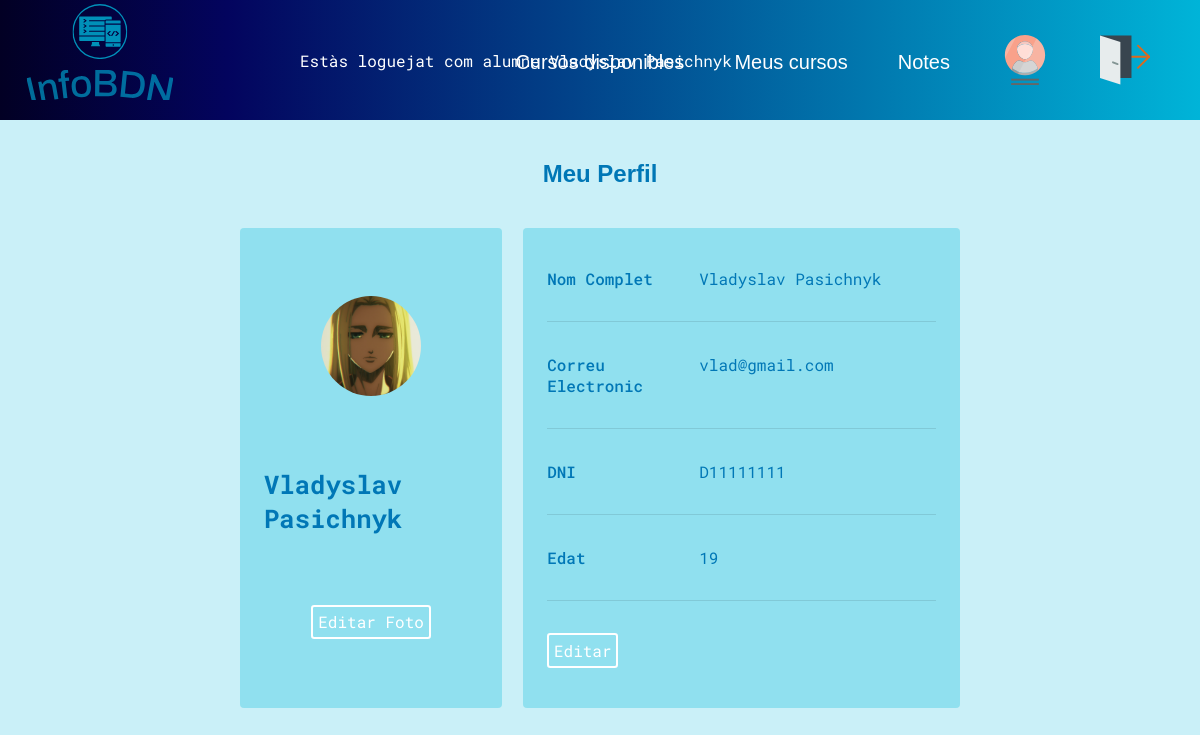
/InfoBDN/meu_perfil.php (signed in), run on the app's committed database.
### tables this page shows
CREATE TABLE `alumnes` (
  `DNI` varchar(12) NOT NULL,
  `Nom` varchar(20) NOT NULL,
  `Cognoms` varchar(20) NOT NULL,
  `Edat` int(3) NOT NULL,
  `Foto` varchar(255) NOT NULL,
  `Mail` varchar(55) NOT NULL,
  `password` varchar(100) NOT NULL
);

### InfoBDN/meu_perfil.php (the view, shortened to what this page needs)
<!DOCTYPE html>
<html lang="ca">
<head>
    <link rel="stylesheet" href="style.css">
</head>
<body>
    <?php
    include "functions.php";
    if (isset($_SESSION["email"]) && ($_SESSION["role"] == "prof" || $_SESSION["role"] == "alum")) {
        $bddcon = getBddConn();
        $email = $_SESSION['email'];
        if ($_SESSION['role'] == 'alum') {
            $table = 'alumnes';
        } elseif ($_SESSION['role'] == 'prof') {
            $table = 'professor';
        }
        $sql = "SELECT * FROM $table WHERE Mail like '$email'";
        $consulta = mysqli_query($bddcon, $sql);
        $perfil = mysqli_fetch_assoc($consulta);
        if ($_SESSION['role'] == 'alum') {
            displayMenuAlumn();
        } elseif ($_SESSION['role'] == 'prof') {
            displayMenuProf();
        }
        $foto = $perfil['Foto'];
        echo "<h1 class='pageTitles'>Meu Perfil</h1>
        <div class='profileContent'>
            <div class='profilePhoto'>
                <img class='roundProfilePhoto' src='$foto'>
                <p class='profileName'>" . $perfil['Nom'] . " " . $perfil['Cognoms'] . "</p>
                <a class='bntEditProfile' href='edit_profilefoto.php?mail=" . $perfil['Mail'] . "'>Editar Foto</a>
            </div>
            <div class='profileInfo'>
                <div class='profileRow'>
                    <div class='rowTitle'>Nom Complet</div><div class='rowContent'>" . $perfil['Nom'] . " " . $perfil['Cognoms'] . "</div>
                </div>
                <hr>
                <div class='profileRow'>
                    <div class='rowTitle'>Correu Electronic</div><div class='rowContent'>" . $perfil['Mail'] . "</div>
                </div>
                <hr>
                <div class='profileRow'>
                    <div class='rowTitle'>DNI</div><div class='rowContent'>" . $perfil['DNI'] . "</div>
                </div>
                <hr>
                <div class='profileRow'>
                    <div class='rowTitle'>Edat</div><div class='rowContent'>" . $perfil['Edat'] . "</div>
                </div>
                <hr>
                <div class='profileRow'>
                <a class='bntEditProfile' href='edit_profileinfo.php?mail=" . $perfil['Mail'] . "'>Editar</a>
                </div>
            <div>
        </div>";
    } else {
        echo "<p>Has d'estar valiat per veure aquesta pàgina</p>";
        echo "<META HTTP-EQUIV='REFRESH' CONTENT='2;URL=index.php'>";
    }
    ?>
</body>
</html>

### InfoBDN/style.css (style rules this page uses)
body { background-color: #caf0f8; display: flex; flex-direction: column; align-items: center; margin: 0; font-family: 'Roboto Mono'; color: #0077b6; }
h1 { font-family: 'Fengardo Neue', sans-serif; font-size: 24px; margin-bottom: 50px; }
a { text-decoration: none; color: #0077b6; font-family: 'Fengardo Neue', sans-serif; font-size: 20px; }
.profileContent { margin-top: 40px; display: grid; width: 60%; grid-template-columns: 3fr 5fr; grid-template-rows: 1fr; grid-column-gap: 21px; }
.profilePhoto { grid-area: 1 / 1 / 2 / 2; display: flex; flex-direction: column; align-items: center; background-color: #90e0ef; border-radius: .25rem; justify-content: space-evenly; padding: 1.5rem; }
.roundProfilePhoto { width: 100px; height: 100px; border-radius: 50% !important; }
.profileName { font-weight: bold; font-size: 1.6rem; }
.bntEditProfile { font-size: 1rem; font-family: 'Roboto Mono'; color: white; padding: 0.3rem; border-radius: 0.2rem; border: 2px solid white; background-color: #90e0ef; }
.profileInfo { grid-area: 1 / 2 / 2 / 3; background-color: #90e0ef; border-radius: .25rem; padding: 1.5rem; }
.profileRow { padding-top: 1rem; padding-bottom: 1rem; display: flex; flex-direction: row; }
.rowTitle { width: 35%; font-weight: 500; }
.rowContent { padding-left: 1rem; max-width: 75%; }
hr { margin-top: 1rem; margin-bottom: 1rem; border: 0; border-top: 1px solid rgba(0, 0, 0, .1); }
.pageTitles { margin-top: 40px; margin-bottom: 0px; }

### data on the page
alumnes: Foto (picture), Nom "Vladyslav", Cognoms "Pasichnyk", Mail "vlad@gmail.com", DNI "D11111111", Edat "19"

### other printed values
$_SESSION['nom'] "Vladyslav"
$_SESSION['cognoms'] "Pasichnyk"
